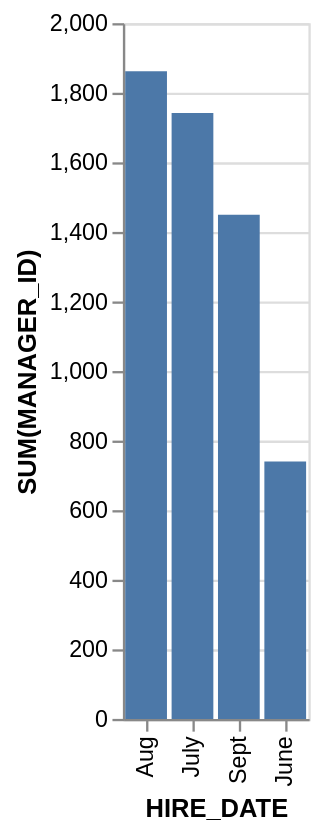

Describe this chart as a Vega-Lite specification.
### Vega-Lite specification from a JSON file in a GitHub repository (floating-point values rounded to 4 significant figures)
{"data": {"values": [{"x_data": "June", "y_data": 740}, {"x_data": "July", "y_data": 1742}, {"x_data": "Aug", "y_data": 1862}, {"x_data": "Sept", "y_data": 1449}]}, "mark": "bar", "encoding": {"x": {"field": "x_data", "type": "nominal", "title": "HIRE_DATE", "sort": {"op": "sum", "field": "y_data", "order": "descending"}}, "y": {"field": "y_data", "type": "quantitative", "title": "SUM(MANAGER_ID)"}}}
